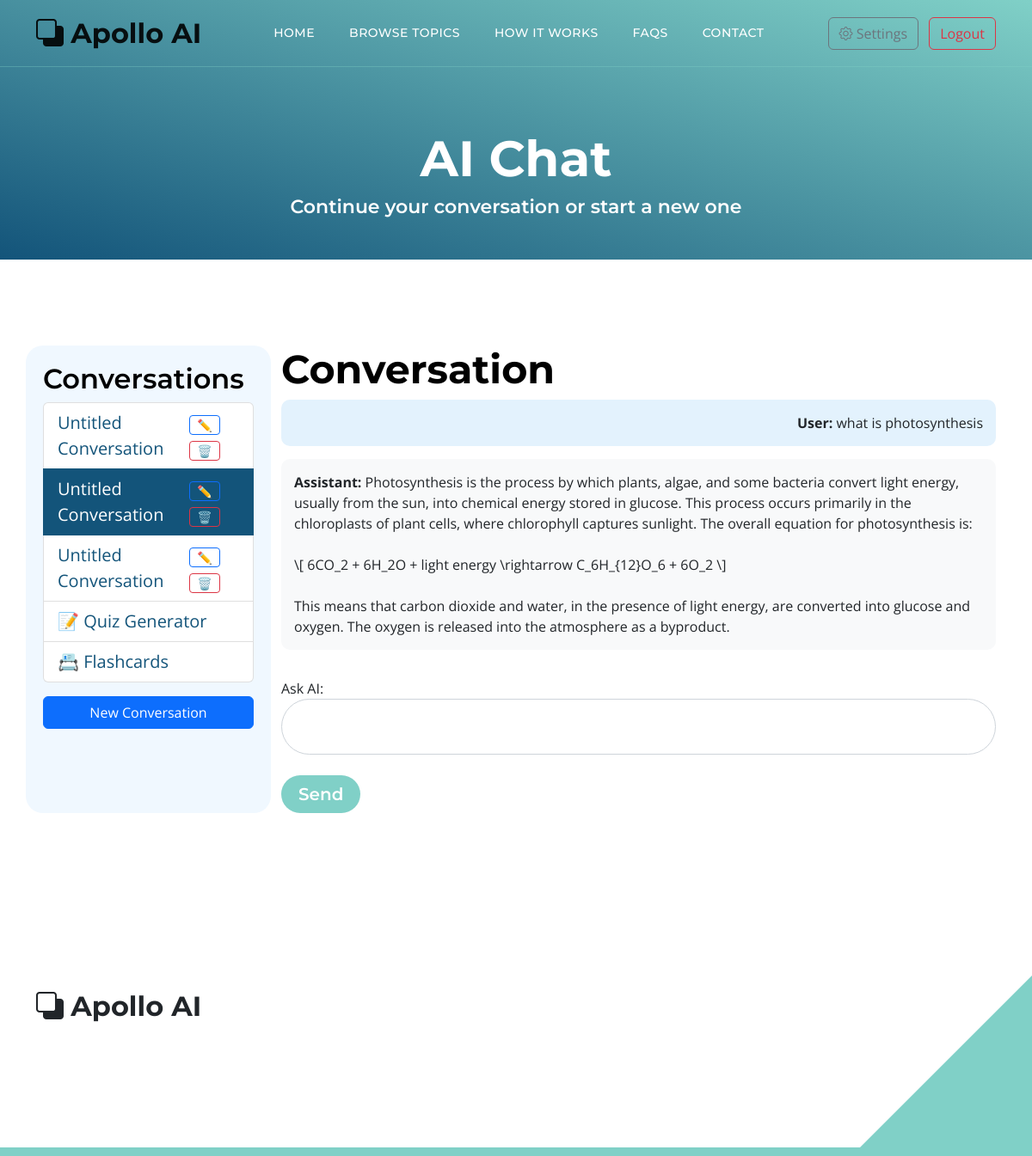
The app's page /main.php?conversation_id=17 (signed in) with its own data.
### tables this page shows
CREATE TABLE `conversations` (
  `id` int(11) NOT NULL,
  `user_id` int(11) NOT NULL,
  `title` varchar(255) DEFAULT 'Untitled Conversation',
  `created_at` timestamp NOT NULL DEFAULT current_timestamp()
);

CREATE TABLE `messages` (
  `id` int(11) NOT NULL,
  `conversation_id` int(11) NOT NULL,
  `role` enum('user','assistant') NOT NULL,
  `content` text NOT NULL,
  `created_at` timestamp NOT NULL DEFAULT current_timestamp()
);

### main.php (the view, shortened to what this page needs)
<?php
require 'db.php';
$conversation_id = $_GET['conversation_id'] ?? null;
$user_id = $_SESSION['user_id'];
$conversations = $db->query("SELECT * FROM conversations WHERE user_id = $user_id ORDER BY created_at DESC")->fetchAll(PDO::FETCH_ASSOC);
$messages = [];
if ($conversation_id) {
    $messages = $db->query("SELECT role, content FROM messages WHERE conversation_id = $conversation_id ORDER BY created_at")
                   ->fetchAll(PDO::FETCH_ASSOC);
}
?>
<!doctype html>
<html lang="en">
<head>
    <link href="css/bootstrap.min.css" rel="stylesheet">
    <link href="css/bootstrap-icons.css" rel="stylesheet">
    <link href="css/style.css" rel="stylesheet">
</head>
<body id="top">
<main>
    <nav class="navbar navbar-expand-lg">
        <div class="container">
            <a class="navbar-brand" href="index.php">
                <i class="bi-back"></i>
                <span>Apollo AI</span>
            </a>
            <div class="collapse navbar-collapse" id="navbarNav">
                <ul class="navbar-nav ms-lg-5 me-lg-auto">
                    <li class="nav-item"><a class="nav-link" href="index.php#section_1">Home</a></li>
                    <li class="nav-item"><a class="nav-link" href="index.php#section_2">Browse Topics</a></li>
                    <li class="nav-item"><a class="nav-link" href="index.php#section_3">How it works</a></li>
                    <li class="nav-item"><a class="nav-link" href="index.php#section_4">FAQs</a></li>
                    <li class="nav-item"><a class="nav-link" href="index.php#section_5">Contact</a></li>
                </ul>
                <div class="d-none d-lg-block">
                    <a href="settings.php" class="btn btn-outline-secondary ms-2" title="Settings"><i class="bi bi-gear"></i> Settings</a>
                    <?php if (isset($_SESSION['user_id'])): ?>
                        <a href="logout.php" class="btn btn-outline-danger ms-2">Logout</a>
                    <?php endif; ?>
                </div>
            </div>
        </div>
    </nav>
    <section class="hero-section d-flex justify-content-center align-items-center" style="padding-bottom:40px;">
        <div class="container">
            <div class="row">
                <div class="col-lg-12 text-center">
                    <h1 class="text-white">AI Chat</h1>
                    <h6 class="text-white">Continue your conversation or start a new one</h6>
                </div>
            </div>
        </div>
    </section>
    <section class="section-padding">
        <div class="container">
            <div class="row">
                <div class="col-lg-3 sidebar">
                    <h3>Conversations</h3>
                    <ul class="list-group">
                        <?php foreach ($conversations as $conv): ?>
                            <li class="list-group-item<?= ($conv['id'] == $conversation_id) ? ' active' : '' ?>">
                                <div class="d-flex justify-content-between align-items-center">
                                    <a href="main.php?conversation_id=<?= $conv['id'] ?>" style="text-decoration:none;<?= ($conv['id'] == $conversation_id) ? 'color:#fff;' : '' ?>">
                                        <?= htmlspecialchars($conv['title']) ?>
                                    </a>
                                    <div>
                                        <button class="btn btn-sm btn-outline-primary py-0 px-2 ms-1" onclick="showRenameForm(<?= $conv['id'] ?>, '<?= htmlspecialchars(addslashes($conv['title'])) ?>')">✏️</button>
                                        <form method="POST" action="main.php" style="display:inline;" onsubmit="return confirm('Delete this conversation?');">
                                            <button type="submit" class="btn btn-sm btn-outline-danger py-0 px-2 ms-1">🗑️</button>
                                        </form>
                                    </div>
                                </div>
                            </li>
                        <?php endforeach; ?>
                        <li class="list-group-item">
                            <a href="quiz.php" style="text-decoration:none;">📝 Quiz Generator</a>
                        </li>
                        <li class="list-group-item">
                            <a href="flashcards.php" style="text-decoration:none;">📇 Flashcards</a>
                        </li>
                    </ul>
                    <a href="main.php" class="btn btn-primary mt-3 w-100">New Conversation</a>
                </div>
                <div class="col-lg-9">
                    <h2>Conversation</h2>
                    <div style="min-height:300px;">
                        <?php if ($conversation_id): ?>
                            <?php foreach ($messages as $msg): ?>
                                <div class="chat-message <?= $msg['role'] ?>">
                                    <strong><?= ucfirst($msg['role']) ?>:</strong>
                                    <?= nl2br(htmlspecialchars($msg['content'])) ?>
                                </div>
                            <?php endforeach; ?>
                        <?php else: ?>
                            <p>Select a conversation or start a new one.</p>
                        <?php endif; ?>
                    </div>
                    <form method="POST" class="custom-form mt-4">
                        <div class="form-group mb-3">
                            <label for="question">Ask AI:</label>
                            <textarea id="question" name="question" class="form-control" rows="3" required></textarea>
                        </div>
                        <button type="submit" class="btn custom-btn">Send</button>
                    </form>
                </div>
            </div>
        </div>
    </section>
</main>
<footer class="site-footer section-padding">
    <div class="container">
        <div class="row">
            <div class="col-lg-3 col-12 mb-4 pb-2">
                <a class="navbar-brand mb-2" href="index.php">
                    <i class="bi-back"></i>
                    <span>Apollo AI</span>
                </a>
            </div>
            <div class="col-lg-3 col-md-4 col-6"></div>
            <div class="col-lg-3 col-md-4 col-6 mb-4 mb-lg-0"></div>
        </div>
    </div>
</footer>
</body>
</html>

### css/style.css (style rules this page uses)
:root { --white-color: #ffffff; --primary-color: #13547a; --secondary-color: #80d0c7; --section-bg-color: #f0f8ff; --custom-btn-bg-color: #80d0c7; --custom-btn-bg-hover-color: #13547a; --dark-color: #000000; --p-color: #717275; --border-color: #7fffd4; --link-hover-color: #13547a; --body-font-family: 'Open Sans', sans-serif; --title-font-family: 'Montserrat', sans-serif; --h1-font-size: 58px; --h2-font-size: 46px; --h3-font-size: 32px; --h4-font-size: 28px; --h5-font-size: 24px; --h6-font-size: 22px; --p-font-size: 20px; --menu-font-size: 14px; --btn-font-size: 18px; --copyright-font-size: 16px; --border-radius-large: 100px; --border-radius-medium: 20px; --border-radius-small: 10px; --font-weight-normal: 400; --font-weight-medium: 500; --font-weight-semibold: 600; --font-weight-bold: 700; }
body { background-color: var(--white-color); font-family: var(--body-font-family); }
h2, h3, h4, h5, h6 { color: var(--dark-color); }
h1, h2, h3, h4, h5, h6 { font-family: var(--title-font-family); font-weight: var(--font-weight-semibold); }
h1 { font-size: var(--h1-font-size); font-weight: var(--font-weight-bold); }
h2 { font-size: var(--h2-font-size); font-weight: var(--font-weight-bold); }
h3 { font-size: var(--h3-font-size); }
h6 { color: var(--primary-color); font-size: var(--h6-font-size); }
ul li { color: var(--p-color); font-size: var(--p-font-size); font-weight: var(--font-weight-normal); }
a, button { touch-action: manipulation; transition: all 0.3s; }
a { display: inline-block; color: var(--primary-color); text-decoration: none; }
b, strong { font-weight: var(--font-weight-bold); }
.section-padding { padding-top: 100px; padding-bottom: 100px; }
.custom-btn { background: var(--custom-btn-bg-color); border: 2px solid transparent; border-radius: var(--border-radius-large); color: var(--white-color); font-size: var(--btn-font-size); font-weight: var(--font-weight-semibold); line-height: normal; transition: all 0.3s; padding: 10px 20px; }
.navbar { background: transparent; border-bottom: 1px solid rgba(128, 208, 199, 0.35); z-index: 9; }
.navbar-brand, .navbar-brand:hover { font-size: var(--h3-font-size); font-weight: var(--font-weight-bold); display: block; }
.navbar-brand span { font-family: var(--title-font-family); }
.navbar-expand-lg .navbar-nav .nav-link { border-radius: var(--border-radius-large); margin: 10px; padding: 10px; }
.navbar-nav .nav-link { display: inline-block; color: var(--white-color); font-family: var(--title-font-family); font-size: var(--menu-font-size); font-weight: var(--font-weight-medium); text-transform: uppercase; letter-spacing: 0.5px; position: relative; padding-top: 15px; padding-bottom: 15px; }
.hero-section { background-image: linear-gradient(15deg, #13547a 0%, #80d0c7 100%); position: relative; overflow: hidden; padding-top: 150px; padding-bottom: 150px; }
.custom-form .form-control { border-radius: var(--border-radius-large); color: var(--p-color); margin-bottom: 24px; padding-top: 13px; padding-bottom: 13px; padding-left: 20px; outline: none; }
.custom-form button[type="submit"] { background: var(--custom-btn-bg-color); border: none; border-radius: var(--border-radius-large); color: var(--white-color); font-family: var(--title-font-family); font-size: var(--p-font-size); font-weight: var(--font-weight-semibold); transition: all 0.3s; margin-bottom: 0; }
.site-footer { border-bottom: 10px solid var(--secondary-color); position: relative; }
.site-footer::after { content: ""; position: absolute; bottom: 0; right: 0; width: 0; height: 0; border-style: solid; border-width: 0 0 200px 200px; border-color: transparent transparent var(--secondary-color) transparent; pointer-events: none; }
textarea.form-control { padding-top: 60px !important; padding-bottom: 20px !important; min-height: 20px; resize: vertical; }
textarea.form-control { min-height: 44px; max-height:65px; padding-top: 15px !important; padding-bottom: 1px !important; resize: none; overflow-y: hidden; }

### main.php (style rules this page uses)
.chat-message { margin-bottom: 15px; border-radius: 10px; padding: 15px; }
.chat-message.user { background: #e3f2fd; text-align: right; }
.chat-message.assistant { background: #f8f9fa; text-align: left; }
.sidebar { background: var(--section-bg-color); border-radius: var(--border-radius-medium); padding: 20px; min-height: 400px; }
.sidebar .list-group-item.active { background: var(--primary-color); color: #fff; border-color: var(--primary-color); }

### records on screen
conversations: title "Untitled Conversation"
conversations: title "Untitled Conversation"
conversations: title "Untitled Conversation"
messages: role "User", content "what is photosynthesis"
messages: role "Assistant", content "Photosynthesis is the process by which plants, algae, and some bacteria convert light energy, usually from the sun, into chemical energy stored in glucose. This process occurs primarily in the chloroplasts of plant cells, where chlorophyll captures sunlight. The overall equation for photosynthesis is: \\[ 6CO_2 + 6H_2O + light energy \\rightarrow C_6H_{12}O_6 + 6O_2 \\] This means that carbon dioxide and water, in the presence of light energy, are converted into glucose and oxygen. The oxygen is released into the atmosphere as a byproduct."
